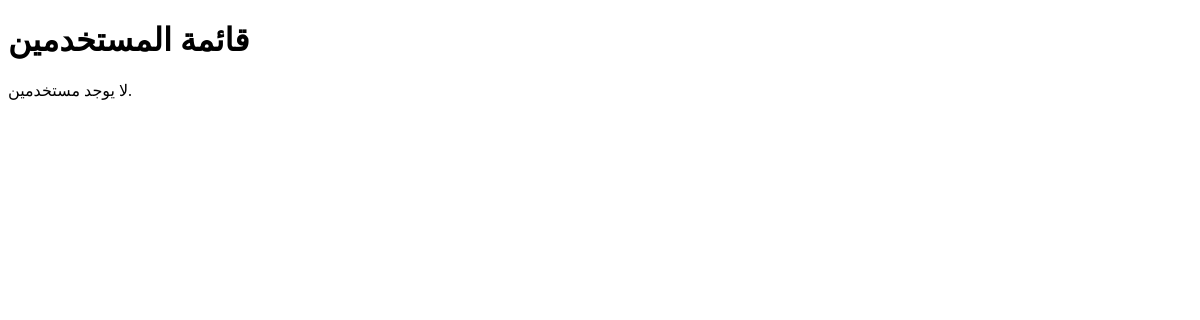
Page /accounts/users/ (signed in) on the earlier database version.
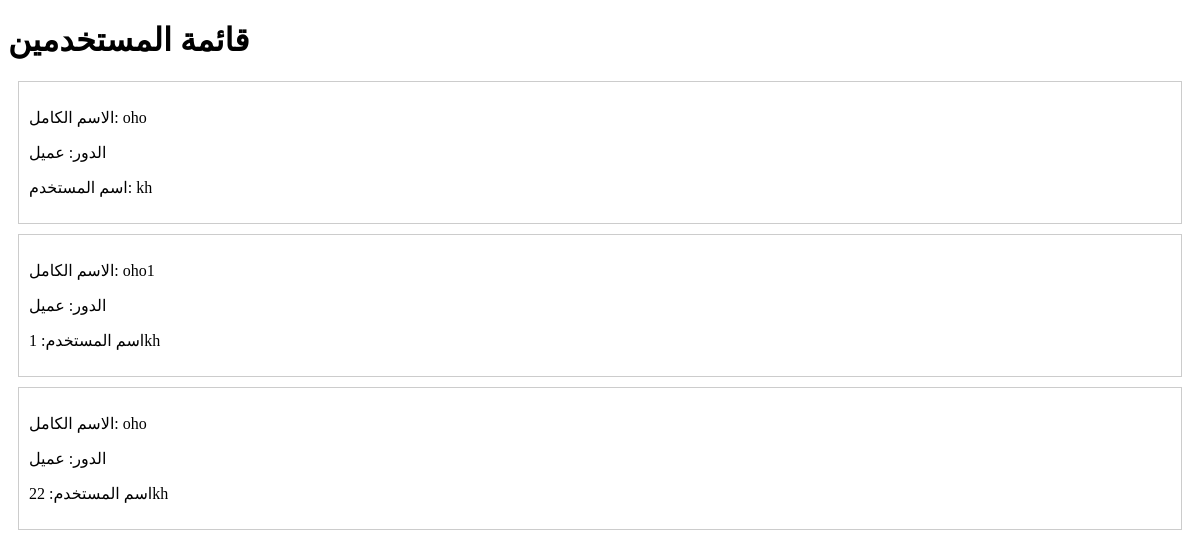
Same page on the later database version.
### accounts/models.py (models this page shows, shortened)
class UserProfile(models.Model):
    ROLES = (
        ('client', 'عميل'),
        ('provider', 'مزود خدمة'),
        ('owner', 'مالك'),
    )
    user = models.OneToOneField(
        User,
        on_delete=models.CASCADE,
        verbose_name='المستخدم'
    )
    username = models.CharField(
        max_length=50,
        unique=True,
        verbose_name='اسم المستخدم'
    )
    phone_number = models.CharField(
        max_length=10,
        unique=True,
        validators=[
            RegexValidator(
                regex=r'^05\d{8}$',
                message='رقم الجوال يجب أن يبدأ بـ 05 ويتكون من 10 أرقام'
            )
        ],
        verbose_name='رقم الجوال'
    )
    email = models.EmailField(
        unique=True,
        verbose_name='البريد الإلكتروني'
    )
    full_name = models.CharField(
        max_length=100,
        verbose_name='الاسم الكامل'
    )
    role = models.CharField(
        max_length=10,
        choices=ROLES,
        verbose_name='الدور'
    )
    class Meta:
        verbose_name = 'ملف المستخدم'
        verbose_name_plural = 'ملفات المستخدمين'

### accounts/views.py (the view)
@login_required(login_url='login')
def user_list(request):
    users = UserProfile.objects.all()
    context = {
        'users': users
    }
    return render(request, 'accounts/user_list.html', context)

### templates/accounts/user_list.html (shortened to what this page needs)
<!DOCTYPE html>
<html lang="ar">
<head>
</head>
<body>
    <h1>قائمة المستخدمين</h1>
    {% for user in users %}
        <div style="border: 1px solid #ccc; margin: 10px; padding: 10px;">
            <p>الاسم الكامل: {{ user.full_name }}</p>
            <p>الدور: {{ user.get_role_display }}</p>
            <p>اسم المستخدم: {{ user.user.username }}</p>
        </div>
    {% empty %}
        <p>لا يوجد مستخدمين.</p>
    {% endfor %}
</body>
</html>

Differences in the rows shown:
added UserProfile: full_name "oho", role "عميل", user.username "kh"
added UserProfile: full_name "oho1", role "عميل", user.username "1kh"
added UserProfile: full_name "oho", role "عميل", user.username "22kh"
Other differences:
text no longer shown: "لا يوجد مستخدمين."
